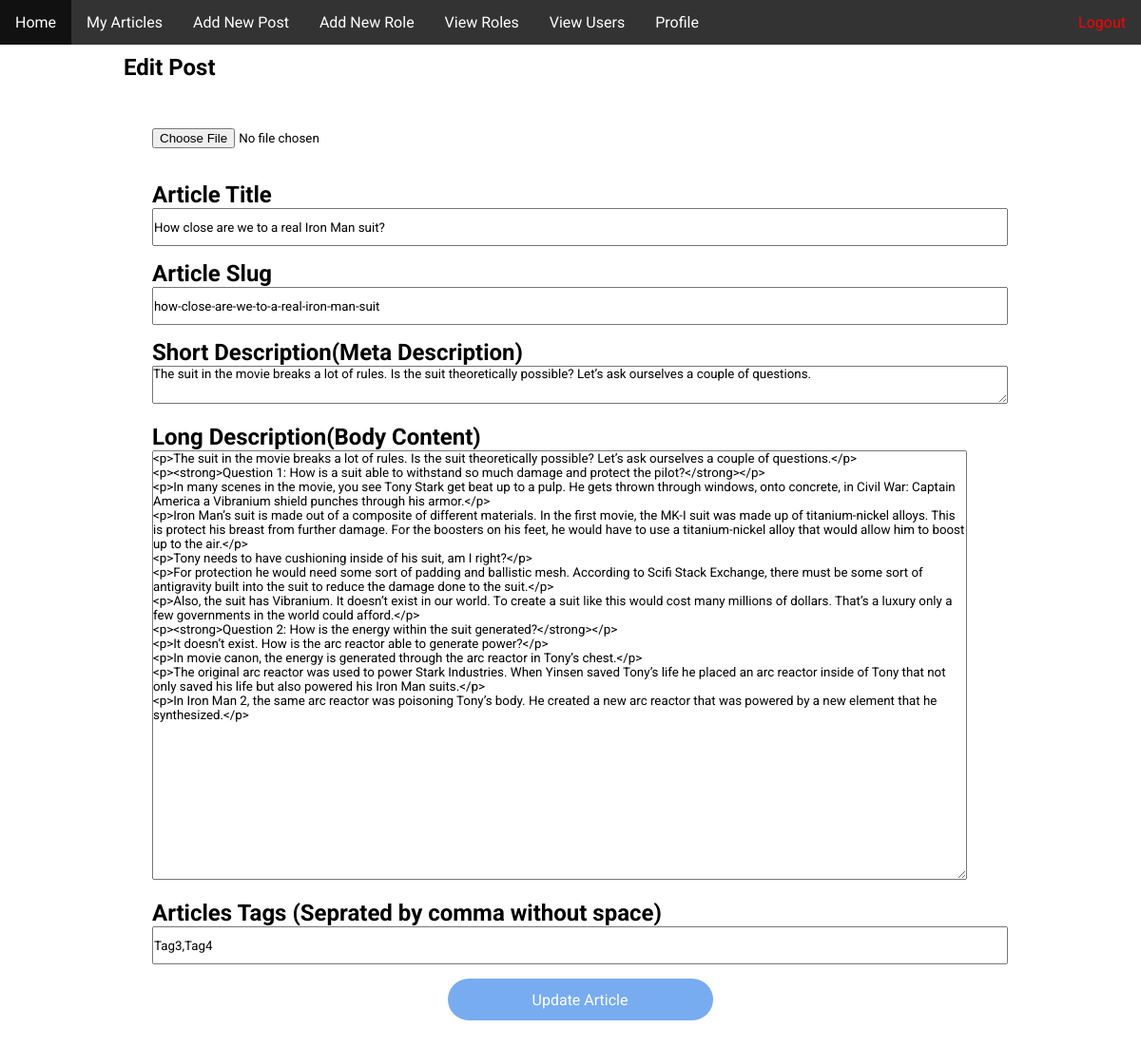
Screenshot of /admin/edit-article.php?id=102 (signed in) with the database file from the repository.
### tables this page shows
CREATE TABLE `article` (
  `articleId` int(30) NOT NULL,
  `articleTitle` varchar(300) NOT NULL,
  `articleSlug` text NOT NULL,
  `articleDescrip` text NOT NULL,
  `articleContent` longtext NOT NULL,
  `articleDate` datetime DEFAULT NULL,
  `articleEditDate` datetime DEFAULT NULL,
  `articleTags` varchar(300) DEFAULT NULL,
  `userid` int(30) NOT NULL,
  `articleImage` text DEFAULT NULL
);

### admin/classes/Article.php (called while the page is built, shortened)
<?php
require_once($_SERVER["DOCUMENT_ROOT"] . '/blog/includes/config.php');
class Article
{
  function selectArticleByArticleId($id)
  {
    global $db;
    $stmt = $db->prepare('SELECT * FROM article WHERE articleId = :articleId');
    $stmt->execute(array(':articleId' => $id));
    $row = $stmt->fetch();
    return $row;
  }
}
$Article = new Article();

### admin/edit-article.php (the view, shortened to what this page needs)
<?php
require_once('classes/User.php');
require_once('classes/Article.php');
?>
<?php include("head.php"); ?>
<body>
  <?php include("header.php"); ?>
  <div class="content">
    <h2>Edit Post</h2>
    <?php
    try {
      $id = $_GET['id'];
      $row =  $Article->selectArticleByArticleId($id);
    } catch (PDOException $e) {
      echo $e->getMessage();
    }
    ?>
    <form action='' method='post' enctype="multipart/form-data" class="edit-article-form">
      <fieldset>
        <fieldset>
          <input class="image-feild" type="file" name="articleImage" required>
        </fieldset>
        <fieldset>
          <h2><label>Article Title</label>
            <input type='text' name='articleTitle' style="width:100%;height:40px" value="<?php echo $row['articleTitle']; ?>" required>
          </h2>
        </fieldset>
        <fieldset>
          <h2><label>Article Slug</label><br>
            <input type='text' name='articleSlug' style="width:100%;height:40px" value="<?php echo $row['articleSlug']; ?>" required>
          </h2>
        </fieldset>
        <fieldset>
          <h2><label>Short Description(Meta Description) </label><br>
            <textarea name='articleDescrip' style="width:100%;height:40px" required><?php echo $row['articleDescrip']; ?></textarea>
          </h2>
        </fieldset>
        <fieldset>
          <h2><label>Long Description(Body Content)</label><br>
            <textarea name='articleContent' id='textarea1' class='mceEditor' cols='120' rows='30' required><?php echo $row['articleContent']; ?></textarea>
          </h2>
        </fieldset>
        <fieldset>
        <h2><label>Articles Tags (Seprated by comma without space)</label><br>
          <input type='text' name='articleTags' style="width:100%;height:40px;" value='<?php echo $row['articleTags']; ?>'>
          <br>
        </h2>
        </fieldset>
        <div class="submit-btn">
          <input type="submit" name="submit" value="Update Article" />
        </div>
      </fieldset>
    </form>
  </div>
</body>

### assets/css/main.css (style rules this page uses)
* { margin:0;padding:0;box-sizing:border-box;font-family:"Roboto",sans-serif }
body { font-family:"Roboto",sans-serif;background:#fff;height:100vh }
.content { padding:10px 5%;width:90%;height:100%;margin:auto 70px;border-left-color:#fff;border-right-color:#fff }
.image-feild { padding:20px 0;width:100% }
.submit-btn { margin-top:16px;width:30%;margin:auto;margin-bottom:30px }
.submit-btn input { background-color:#77acf1;color:#fff;font-size:16px;height:44px;width:100%;margin-left:0px;display:block;border-radius:22px;outline:none;border:none }
.edit-article-form { margin:0;padding:0 0px }
.edit-article-form fieldset { margin:15px;border:none }

### rows the page displays
article: articleTitle "How close are we to a real Iron Man suit?", articleSlug "how-close-are-we-to-a-real-iron-man-suit", articleDescrip "The suit in the movie breaks a lot of rules. Is the suit theoretically possible? Let’s ask ourselves a couple of questions.", articleContent "<p>The suit in the movie breaks a lot of rules. Is the suit theoretically possible? Let’s ask ourselves a couple of questions.</p> <p><strong>Question 1: How is a suit able to withstand so much damage and protect the pilot?</strong></p> <p>In many scenes in the movie, you see Tony Stark get beat up to a pulp. He gets thrown through windows, onto concrete, in Civil War: Captain America a Vibranium shield punches through his armor.</p> <p>Iron Man’s suit is made out of a composite of different materials. In the first movie, the MK-I suit was made up of titanium-nickel alloys. This is protect his breast from further damage. For the boosters on his feet, he would have to use a titanium-nickel…", articleTags "Tag3,Tag4"
